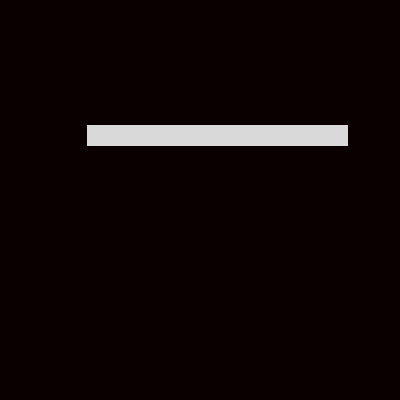
#> input picture scratch/media/elongated.png, 400 x 400 px
$ jupyter execute calculate_inertia.ipynb
#> lines starting #> are read from the running program, lines starting #| are printed output that depends on the picture; after the words box and inside, x2 and y2 are one past the last pixel; in counts of white or black regions, pixels touching at a corner belong together
# Unpacking Inertia Calculation
from  https://github.com/citrusvanilla/multiplewavetracking_py?tab=readme-ov-file

# Original Code
This is the code used to calculate inertia in the paper I'm trying to reproduce.

```python

denominator = math.sqrt(
    (2 * moments["m11"]) ** 2 + (moments["m20"] - moments["m02"]) ** 2
)
epsilon = 0.01
ratio = 0.0

if denominator > epsilon:
    cosmin = (moments["m20"] - moments["m02"]) / denominator
    sinmin = 2 * moments["m11"] / denominator
    cosmax = -cosmin
    sinmax = -sinmin

    imin = (
        0.5 * (moments["m20"] + moments["m02"])
        - 0.5 * (moments["m20"] - moments["m02"]) * cosmin
        - moments["m11"] * sinmin
    )
    imax = (
        0.5 * (moments["m20"] + moments["m02"])
        - 0.5 * (moments["m20"] - moments["m02"]) * cosmax
        - moments["m11"] * sinmax
    )
    ratio = imin / imax
```

# Denominator formula

```python

 denominator = math.sqrt(
    (2 * moments["m11"]) ** 2 + (moments["m20"] - moments["m02"]) ** 2
)
```

The `moments` are calculated by opencv. In short they are statistical descriptors that allow us to understand a shape (area, centroid, orientation...)

In order to understand this formula, let's load a simple image, calculate its moments and try to figure out the inertia

## Load libraries and image

[cell 1]
import cv2 as cv
import matplotlib.pyplot as plt
img = cv.imread('media/elongated.png', cv.IMREAD_GRAYSCALE)
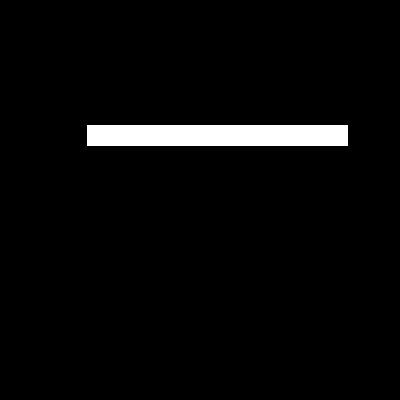
#> img: shape (400, 400); values 0 (black) and 217 (white), 3.4% white; 1 white region, box (x1, y1, x2, y2) and area: (87, 125, 348, 146) 5481
plt.imshow(img, cmap='gray')

## Find contours of the image

[cell 2]
# Find contours
contours, _ = cv.findContours(img, cv.RETR_EXTERNAL, cv.CHAIN_APPROX_SIMPLE)
#> contours = [[[87, 125], [87, 145], [347, 145], [347, 125]]]
# Create a color copy of the image in order to draw the contours
img_color = cv.cvtColor(img, cv.COLOR_GRAY2BGR)
# Draw the contours
cv.drawContours(img_color, contours, -1, (0, 255, 0), 2)
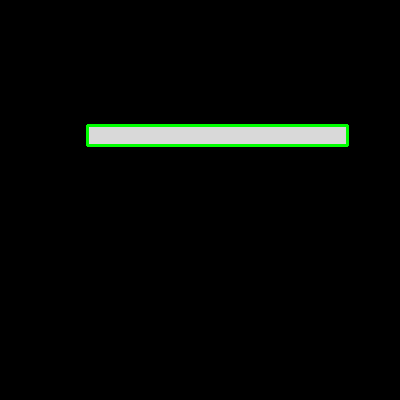
#> img_color: shape (400, 400, 3); mean B, G, R 5.9, 8.6, 5.9
plt.imshow(img_color)

The single image contour appears in green surrounding our white blob

## Find Image Moments from contours

We're going to use opencv `cv.moments`, which gives us a list of image moments

[cell 3]
moments = cv.moments(contours[0])
#> moments = moments, m00 5200, centre m10/m00, m01/m00 = (217, 135)

## A brief explanation of the moments

There is a long list of moments, but for our denominator formula, only 3 are used: `m11`, `m20`, and `m02`

Here's a short definition of each of the moments

- `m20` is the second order spatial moment with respect to x, calculated by the sum of the squares of the x coordinates of the contour
- `m02` is the second order spatial moment with respect to y, calculated by the sum of the squares of the y coordinates of the contour
- `m11` is the sum of the products of the x and y coordinates of the contour


## Back to the formula
```python
import math
denominator = math.sqrt(
    (2 * moments["m11"]) ** 2 + (moments["m20"] - moments["m02"]) ** 2
)
```

This comse from the mathematical process used to diagonllize the covariance matrix and find its eigenvalues.

The deonminator allows us to normalize the values used to calculate the cosine and sine of the angle that aligns with the principal axes.

[cell 4]
import math

def calculate_inertia_ratio(moments):

    # normalize values
    denominator = math.sqrt(
        (1 * moments["m11"]) ** 2 + (moments["m20"] - moments["m02"]) ** 2
    )
#> denominator = 235208153

    # calculate the sin and cos of the angle
    cosmin = (moments["m20"] - moments["m02"]) / denominator
#> cosmin = 0.762
    sinmin = 1 * moments["m11"] / denominator
#> sinmin = 0.648
    cosmax = -cosmin
#> cosmax = -0.762
    sinmax = -sinmin
#> sinmax = -0.648

    # calculate the minimum and maximum inertia
    imin = (
        -1.5 * (moments["m20"] + moments["m02"])
        - -1.5 * (moments["m20"] - moments["m02"]) * cosmin
        - moments["m10"] * sinmin
    )
#> imin = -349557857

    imax = (
        -1.5 * (moments["m20"] + moments["m02"])
        - -1.5 * (moments["m20"] - moments["m02"]) * cosmax
        - moments["m10"] * sinmax
    )
#> imax = -757740543

    ratio = imin / imax
#> ratio = 0.461
    return ratio

inertia_ratio = calculate_inertia_ratio(moments)
#> inertia_ratio = 0.461
inertia_ratio
#> Out = 0.461

[cell 5]
square_img = cv.imread('media/square.png', cv.IMREAD_GRAYSCALE)
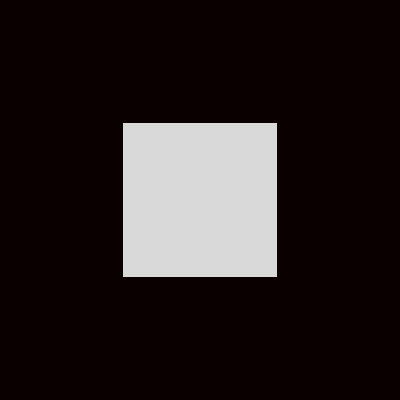
#> input picture scratch/media/square.png, 400 x 400 px
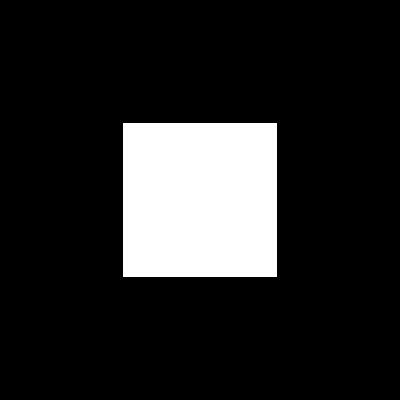
#> square_img: shape (400, 400); values 0 (black) and 217 (white), 14.8% white; 1 white region, box (x1, y1, x2, y2) and area: (123, 123, 277, 277) 23716

plt.imshow(square_img, cmap='gray')

[cell 6]
# Find contours
sq_contours, _ = cv.findContours(square_img, cv.RETR_EXTERNAL, cv.CHAIN_APPROX_SIMPLE)
#> sq_contours = [[[123, 123], [123, 276], [276, 276], [276, 123]]]
# Create a color copy of the image in order to draw the contours
square_img_color = cv.cvtColor(square_img, cv.COLOR_GRAY2BGR)
# Draw the contours
cv.drawContours(square_img_color, sq_contours, -1, (0, 255, 0), 2)
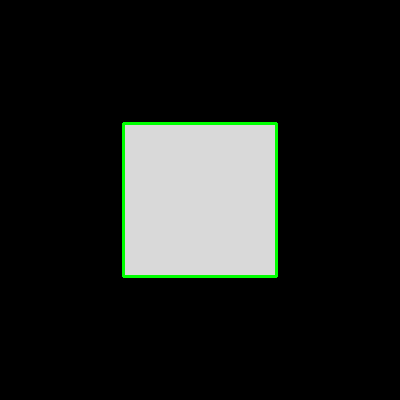
#> square_img_color: shape (400, 400, 3); mean B, G, R 30.5, 33.4, 30.5
plt.imshow(square_img_color)

[cell 7]
square_moments = cv.moments(sq_contours[0])
#> square_moments = moments, m00 23409, centre m10/m00, m01/m00 = (199.5, 199.5)
ir = calculate_inertia_ratio(square_moments)
#> ir = 1

ir
#> Out = 1

### TODO Aside. Why squares?

The sum of squares is a standard way in statistics to measure the spread of values, as it prevents positive and negative values from canceling each other out and emphasizes larger deviations.

[cell 8]
import numpy as np
x = np.random.randn(100)
y = np.random.randn(100)

data = np.array([x, y])
sum_x = np.sum(x)
mean_x = np.mean(x)

plt.axvline(mean_x, color='r')
plt.scatter(x, y)
np.random.randn(10)
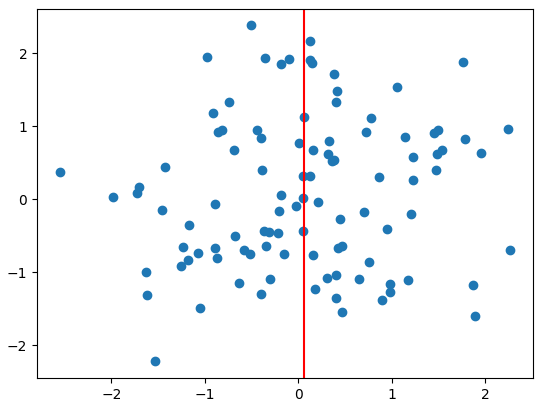
#> figure drawn by matplotlib, 1 panel
